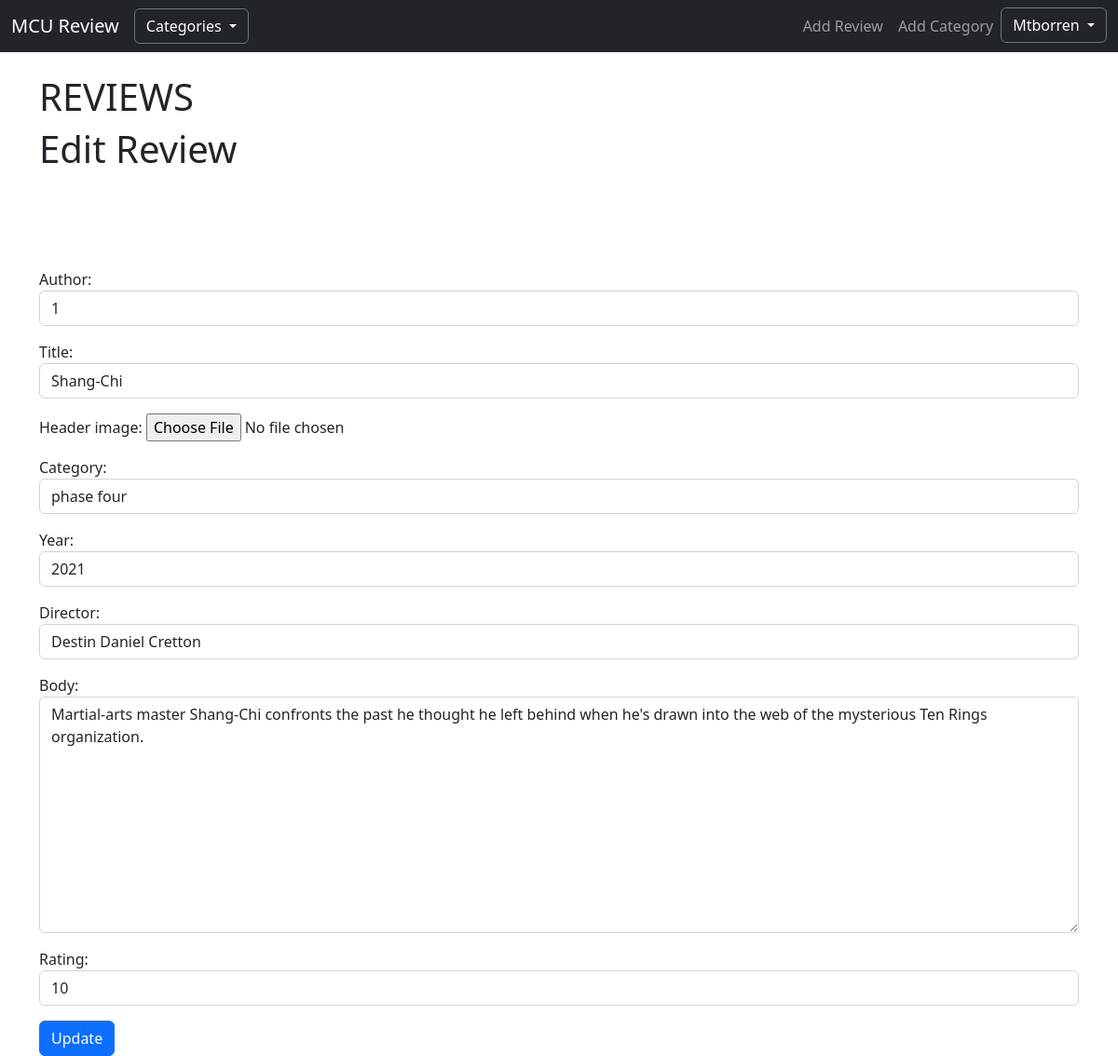
/article/edit/4 (signed in), run on the app's committed database.
### blog/models.py (models this page shows, shortened)
class Post(models.Model):
    title = models.CharField(max_length=255)
    header_image = models.ImageField(null=True, blank=True, upload_to="images/")
    title_tag = models.CharField(max_length=255, default="MCU Review")
    author = models.ForeignKey(User, on_delete=models.CASCADE)
    body = models.TextField()
    year = models.IntegerField()
    rating = models.IntegerField()
    director = models.CharField(max_length=255)
    post_date = models.DateField(auto_now_add=True)
    category = models.CharField(max_length=255, default='Uncategorized')

### blog/views.py (the view)
# urls.py: path('article/edit/<int:pk>', UpdateReviewView.as_view(), name="update_review"),
class UpdateReviewView(UpdateView):
    model = Post
    form_class = EditForm
    template_name = 'update_review.html'
    def get_context_data(self, *args, **kwargs):
        cat_menu = Category.objects.all()
        context = super(UpdateReviewView, self).get_context_data(*args, **kwargs)
        context["cat_menu"] = cat_menu
        return context

### blog/forms.py
class EditForm(forms.ModelForm):
    class Meta:
        model = Post
        fields = ["author", "title", "header_image", "category", "year", "director", "body", "rating"]
        widgets = {
            'author': forms.TextInput(attrs={'class': 'form-control', 'value': '', 'id': 'user'}),
            'title': forms.TextInput(attrs={'class': 'form-control'}),
            "category": forms.Select(choices=choices, attrs={'class': 'form-control'}),
            'body': forms.Textarea(attrs={'class': 'form-control'}),
            'year': forms.TextInput(attrs={'class': 'form-control'}),
            'rating': forms.TextInput(attrs={'class': 'form-control'}),
            'director': forms.TextInput(attrs={'class': 'form-control'}),
        }

### blog/models.py (called while the page is built)
    def __str__(self):
        return self.name

### blog/templates/update_review.html (shortened to what this page needs)
<!DOCTYPE html>
<html lang="en">
<head>
</head>
<body>
    {% extends 'index.html' %}
    {% block content %}
        {% if user.is_authenticated and user.id == post.author.id %}
            <h1>Edit Review</h1>
            <div>
                <div class ="form-group">
                    <form method="POST" enctype="multipart/form-data">
                        {{ form.as_p }}
                        <button class="btn btn-primary">Update</button>
                </div>
            </div>
        {% else %}
            Only admins or review authors are permitted to edit reviews.
        {% endif %}
    {% endblock %}

### blog/templates/index.html (shortened to what this page needs)
<!doctype html>
<html lang="en">
  <head>
    <link href="https://cdn.jsdelivr.net/npm/bootstrap@5.2.1/dist/css/bootstrap.min.css" rel="stylesheet">
  </head>
  <body>
    <nav class="navbar navbar-expand-lg navbar-dark bg-dark">
      <div class="container-fluid">
        <a class="navbar-brand" href="{% url 'home' %}">MCU Review</a>
        {% if cat_menu %}
        <div class="dropdown show">
          <a class="btn btn-secondary dropdown-toggle bg-dark" href="#" role="button" id="dropdownMenuLink" data-toggle="dropdown" aria-haspopup="true" aria-expanded="false">
            Categories
          </a>
        </div>
        {% endif %}
        <div class="collapse navbar-collapse justify-content-end" id="navbarNavAltMarkup">
          <div class="navbar-nav">
            {% if user.is_authenticated %}
            <a class="nav-link" href="{% url 'add_review' %}">Add Review</a>
            <a class="nav-link" href="{% url 'add_category' %}">Add Category</a>
            <div class="dropdown show">
              <a class="btn btn-secondary dropdown-toggle bg-dark" href="#" role="button" id="dropdownMenuLink" data-toggle="dropdown" aria-haspopup="true" aria-expanded="false">
                {{ user.username }}
              </a>
            </div>
            {% else %}
            <a class="nav-link" href="{% url 'register' %}">Create Account</a>
            <a class="nav-link" href="{% url 'login' %}">Sign In</a>
            {% endif %}
          </div>
        </div>
      </div>
    </nav>    <br/>
    <div class="container">
      <h1>REVIEWS</h1>
      {% block content %}
      {% endblock %}
    </div>
    <script src="https://cdn.jsdelivr.net/npm/bootstrap@4.2.1/dist/js/bootstrap.min.js"></script>  </body>
</html>

### data on the page
Post: author "1", title "Shang-Chi", category "phase four", year "2021", director "Destin Daniel Cretton", body "Martial-arts master Shang-Chi confronts the past he thought he left behind when he's drawn into the web of the mysterious Ten Rings organization.", rating "10"

### other printed values
{{ user.username }} "Mtborren"
